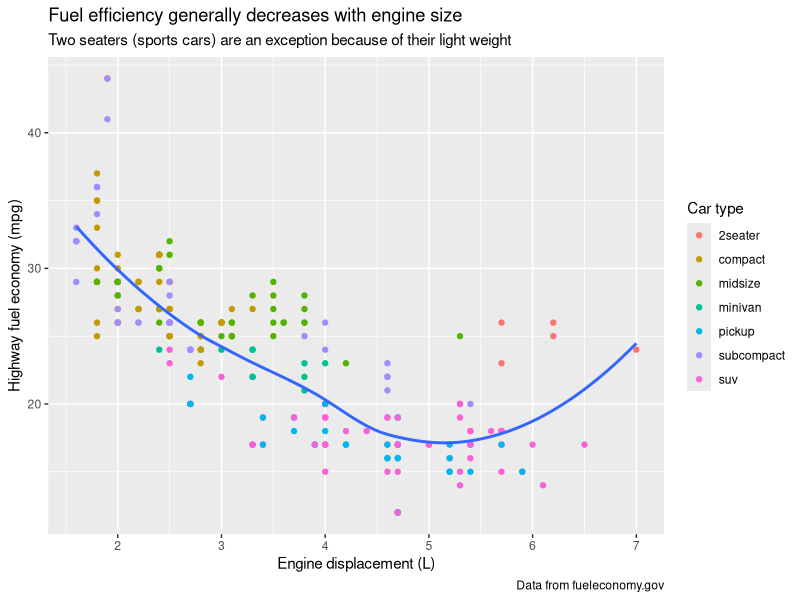
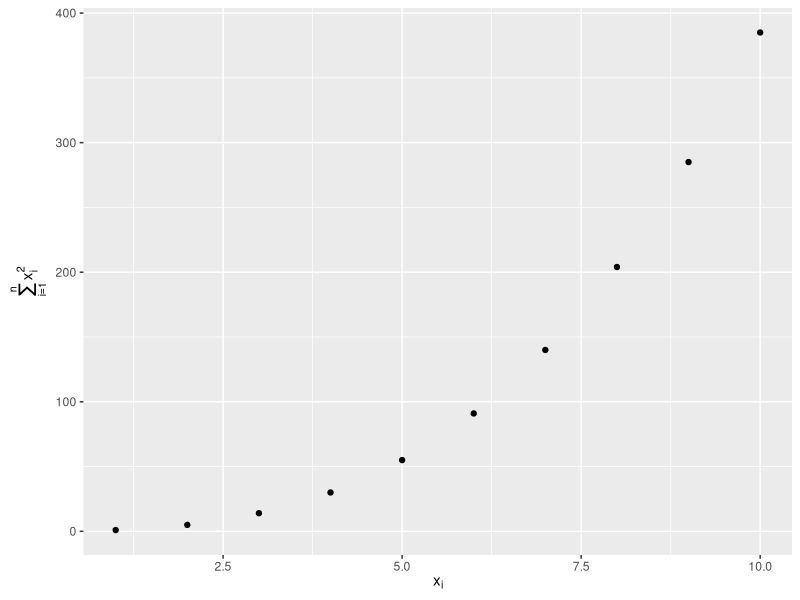
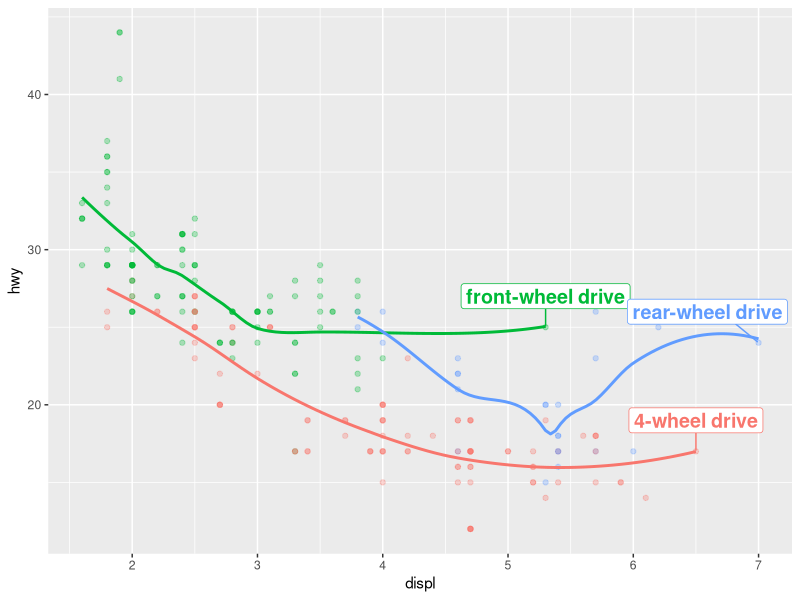
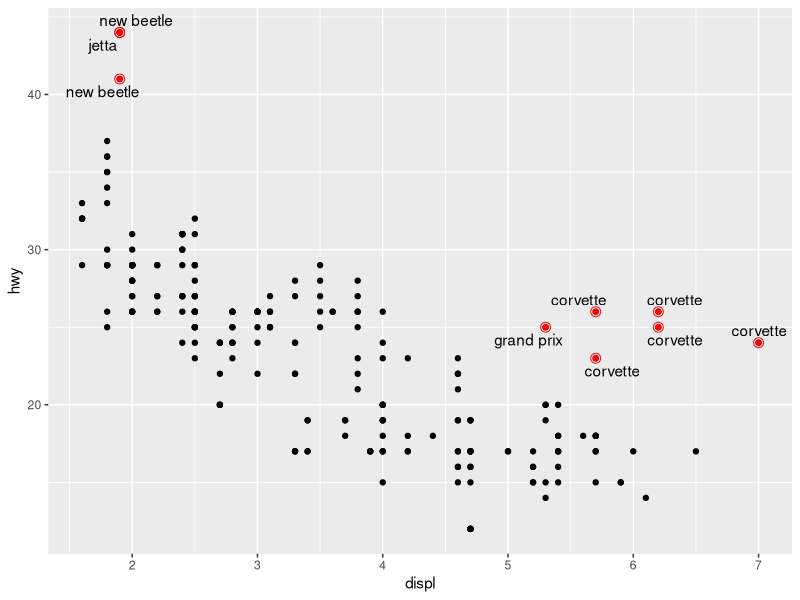
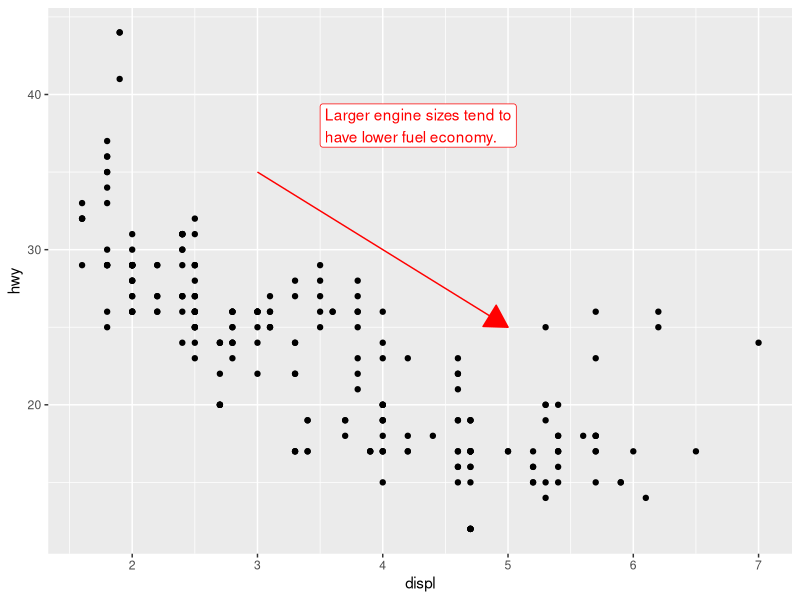
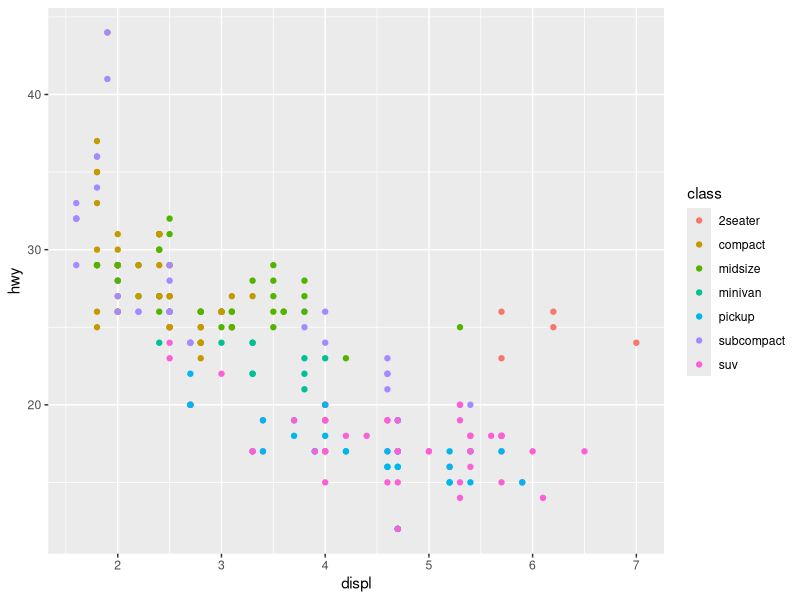
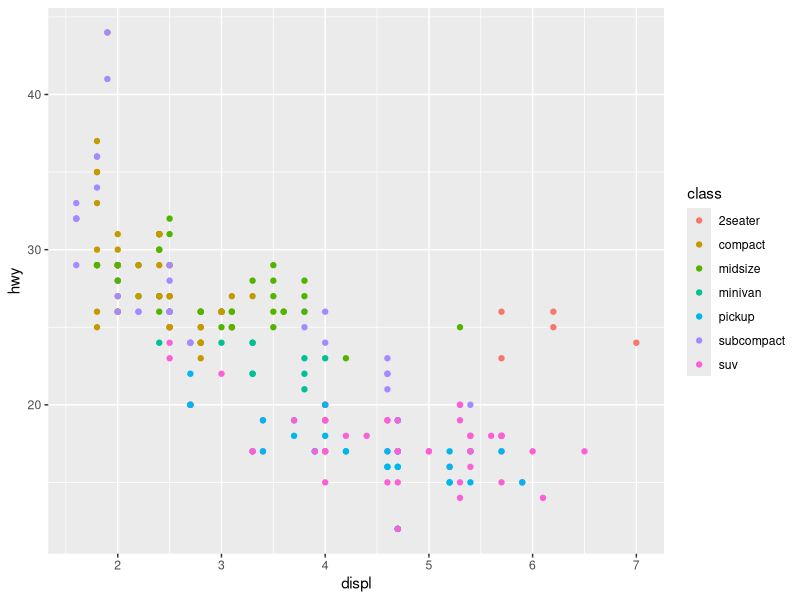
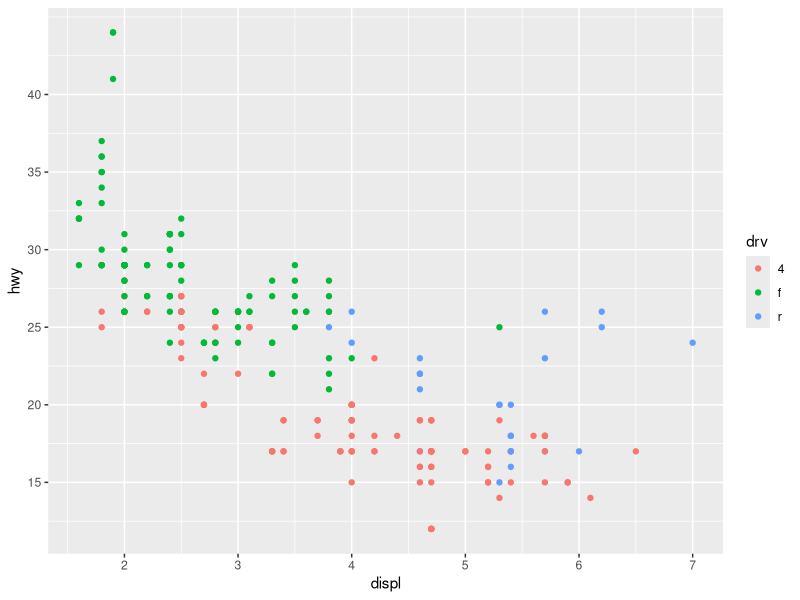

These charts were generated, in order, by the following R code:
## ---- chunk 1
library(tidyverse)
library(scales)
library(ggrepel)
library(patchwork)
## ---- chunk 2
ggplot(mpg, aes(x = displ, y = hwy)) +
  geom_point(aes(color = class)) +
  geom_smooth(se = FALSE) +
  labs(
    x = "Engine displacement (L)",
    y = "Highway fuel economy (mpg)",
    color = "Car type",
    title = "Fuel efficiency generally decreases with engine size",
    subtitle = "Two seaters (sports cars) are an exception because of their light weight",
    caption = "Data from fueleconomy.gov"
  )


df <- tibble(
  x = 1:10,
  y = cumsum(x^2)
)

ggplot(df, aes(x, y)) +
  geom_point() +
  labs(
    x = quote(x[i]),
    y = quote(sum(x[i] ^ 2, i == 1, n))
  )

## ---- chunk 3
label_info <- mpg |>
group_by(drv) |>
  arrange(desc(displ)) |>
  slice_head(n = 1) |>
  mutate(
    drive_type = case_when(
      drv == "f" ~ "front-wheel drive",
      drv == "r" ~ "rear-wheel drive",
      drv == "4" ~ "4-wheel drive"
    )
  ) |>
  select(displ, hwy, drv, drive_type)

label_info

## ---- chunk 4
ggplot(mpg, aes(x = displ, y = hwy, color = drv)) +
  geom_point(alpha = 0.3) +
  geom_smooth(se = FALSE) +
  geom_label_repel(
    data = label_info, 
    aes(x = displ, y = hwy, label = drive_type),
    fontface = "bold", size = 5, nudge_y = 2
  ) +
  theme(legend.position = "none")


potential_outliers <- mpg |>
  filter(hwy > 40 | (hwy > 20 & displ > 5))

ggplot(mpg, aes(x = displ, y = hwy)) +
  geom_point() +
  geom_text_repel(data = potential_outliers, aes(label = model)) +
  geom_point(data = potential_outliers, color = "red") +
  geom_point(
    data = potential_outliers,
    color = "red", size = 3, shape = "circle open"
  )

trend_text <- "Larger engine sizes tend to have lower fuel economy." |>
  str_wrap(width = 30)
trend_text

ggplot(mpg, aes(x = displ, y = hwy)) +
  geom_point() +
  annotate(
    geom = "label", x = 3.5, y = 38,
    label = trend_text,
    hjust = "left", color = "red"
  ) +
  annotate(
    geom = "segment",
    x = 3, y = 35, xend = 5, yend = 25, color = "red",
    arrow = arrow(type = "closed")
  )
## ---- chunk 5

ggplot(mpg, aes(x = displ, y = hwy)) +
  geom_point(aes(color = class))

ggplot(mpg, aes(x = displ, y = hwy)) +
  geom_point(aes(color = class)) +
  scale_x_continuous() +
  scale_y_continuous() +
  scale_color_discrete()
## ---- chunk 6
ggplot(mpg, aes(x = displ, y = hwy, color = drv)) +
  geom_point() +
  scale_y_continuous(breaks = seq(15, 40, by = 5)) 
## ---- chunk 7
ggplot(mpg, aes(x = displ, y = hwy, color = drv)) +
  geom_point() +
  scale_x_continuous(labels = NULL) +
  scale_y_continuous(labels = NULL) +
  scale_color_discrete(labels = c("4" = "4-wheel", "f" = "front", "r" = "rear"))
## ---- chunk 8
# Left
ggplot(diamonds, aes(x = price, y = cut)) +
  geom_boxplot(alpha = 0.05) +
  scale_x_continuous(labels = label_dollar())

# Right
ggplot(diamonds, aes(x = price, y = cut)) +
  geom_boxplot(alpha = 0.05) +
  scale_x_continuous(
    labels = label_dollar(scale = 1/1000, suffix = "K"), 
    breaks = seq(1000, 19000, by = 6000)
  )
## ---- chunk 9
ggplot(diamonds, aes(x = cut, fill = clarity)) +
  geom_bar(position = "fill") +
  scale_y_continuous(name = "Percentage", labels = label_percent())
## ---- chunk 10
presidential |>
  mutate(id = 33 + row_number()) |>
  ggplot(aes(x = start, y = id)) +
  geom_point() +
  geom_segment(aes(xend = end, yend = id)) +
  scale_x_date(name = NULL, breaks = presidential$start, date_labels = "'%y")
## ---- chunk 11
base <- ggplot(mpg, aes(x = displ, y = hwy)) +
  geom_point(aes(color = class))

base + theme(legend.position = "right") # the default
base + theme(legend.position = "left")
base + 
  theme(legend.position = "top") +
  guides(color = guide_legend(nrow = 3))
base + 
  theme(legend.position = "bottom") +
  guides(color = guide_legend(nrow = 3))

## ---- chunk 12
ggplot(mpg, aes(x = displ, y = hwy)) +
  geom_point(aes(color = class)) +
  geom_smooth(se = FALSE) +
  theme(legend.position = "bottom") +
  guides(color = guide_legend(nrow = 2, override.aes = list(size = 4)))
#> `geom_smooth()` using method = 'loess' and formula = 'y ~ x'
## ---- chunk 13
# Left
ggplot(diamonds, aes(x = carat, y = price)) +
  geom_bin2d()

# Right
ggplot(diamonds, aes(x = log10(carat), y = log10(price))) +
  geom_bin2d()

ggplot(diamonds, aes(x = carat, y = price)) +
  geom_bin2d() + 
  scale_x_log10() + 
  scale_y_log10()

## ---- chunk 14
ggplot(mpg, aes(x = displ, y = hwy)) +
  geom_point(aes(color = drv))

ggplot(mpg, aes(x = displ, y = hwy)) +
  geom_point(aes(color = drv)) +
  scale_color_brewer(palette = "Set1")
## ---- chunk 15
presidential |>
  mutate(id = 33 + row_number()) |>
  ggplot(aes(x = start, y = id, color = party)) +
  geom_point() +
  geom_segment(aes(xend = end, yend = id)) +
  scale_color_manual(values = c(Republican = "#E81B23", Democratic = "#00AEF3"))

## ---- chunk 16
df <- tibble(
  x = rnorm(10000),
  y = rnorm(10000)
)

ggplot(df, aes(x, y)) +
  geom_hex() +
  coord_fixed() +
  labs(title = "Default, continuous", x = NULL, y = NULL)

ggplot(df, aes(x, y)) +
  geom_hex() +
  coord_fixed() +
  scale_fill_viridis_c() +
  labs(title = "Viridis, continuous", x = NULL, y = NULL)

ggplot(df, aes(x, y)) +
  geom_hex() +
  coord_fixed() +
  scale_fill_viridis_b() +
  labs(title = "Viridis, binned", x = NULL, y = NULL)

## ---- chunk 17
# Left
ggplot(mpg, aes(x = displ, y = hwy)) +
  geom_point(aes(color = drv)) +
  geom_smooth()

# Right
mpg |>
  filter(displ >= 5 & displ <= 6 & hwy >= 10 & hwy <= 25) |>
  ggplot(aes(x = displ, y = hwy)) +
  geom_point(aes(color = drv)) +
  geom_smooth()
## ---- chunk 18
# Left
ggplot(mpg, aes(x = displ, y = hwy)) +
  geom_point(aes(color = drv)) +
  geom_smooth() +
  scale_x_continuous(limits = c(5, 6)) +
  scale_y_continuous(limits = c(10, 25))

# Right
ggplot(mpg, aes(x = displ, y = hwy)) +
  geom_point(aes(color = drv)) +
  geom_smooth() +
  coord_cartesian(xlim = c(5, 6), ylim = c(10, 25))
## ---- chunk 19
suv <- mpg |> filter(class == "suv")
compact <- mpg |> filter(class == "compact")

# Left
ggplot(suv, aes(x = displ, y = hwy, color = drv)) +
  geom_point()

# Right
ggplot(compact, aes(x = displ, y = hwy, color = drv)) +
  geom_point()
## ---- chunk 20
x_scale <- scale_x_continuous(limits = range(mpg$displ))
y_scale <- scale_y_continuous(limits = range(mpg$hwy))
col_scale <- scale_color_discrete(limits = unique(mpg$drv))

# Left
ggplot(suv, aes(x = displ, y = hwy, color = drv)) +
  geom_point() +
  x_scale +
  y_scale +
  col_scale

# Right
ggplot(compact, aes(x = displ, y = hwy, color = drv)) +
  geom_point() +
  x_scale +
  y_scale +
  col_scale
## ---- chunk 21
ggplot(mpg, aes(x = displ, y = hwy)) +
  geom_point(aes(color = class)) +
  geom_smooth(se = FALSE) +
  theme_bw()
## ---- chunk 22


p1 <- ggplot(mpg, aes(x = displ, y = hwy)) + 
  geom_point() + 
  labs(title = "Plot 1")
p2 <- ggplot(mpg, aes(x = drv, y = hwy)) + 
  geom_boxplot() + 
  labs(title = "Plot 2")
p1 + p2
## ---- chunk 23
p3 <- ggplot(mpg, aes(x = cty, y = hwy)) + 
  geom_point() + 
  labs(title = "Plot 3")
(p1 | p3) / p2
## ---- chunk 24
p1 <- ggplot(mpg, aes(x = drv, y = cty, color = drv)) + 
  geom_boxplot(show.legend = FALSE) + 
  labs(title = "Plot 1")

p2 <- ggplot(mpg, aes(x = drv, y = hwy, color = drv)) + 
  geom_boxplot(show.legend = FALSE) + 
  labs(title = "Plot 2")

p3 <- ggplot(mpg, aes(x = cty, color = drv, fill = drv)) + 
  geom_density(alpha = 0.5) + 
  labs(title = "Plot 3")

p4 <- ggplot(mpg, aes(x = hwy, color = drv, fill = drv)) + 
  geom_density(alpha = 0.5) + 
  labs(title = "Plot 4")

p5 <- ggplot(mpg, aes(x = cty, y = hwy, color = drv)) + 
  geom_point(show.legend = FALSE) + 
  facet_wrap(~drv) +
  labs(title = "Plot 5")

(guide_area() / (p1 + p2) / (p3 + p4) / p5) +
  plot_annotation(
    title = "City and highway mileage for cars with different drive trains",
    caption = "Source: https://fueleconomy.gov."
  ) +
  plot_layout(
    guides = "collect",
    heights = c(1, 3, 2, 4)
    ) &
  theme(legend.position = "top")
